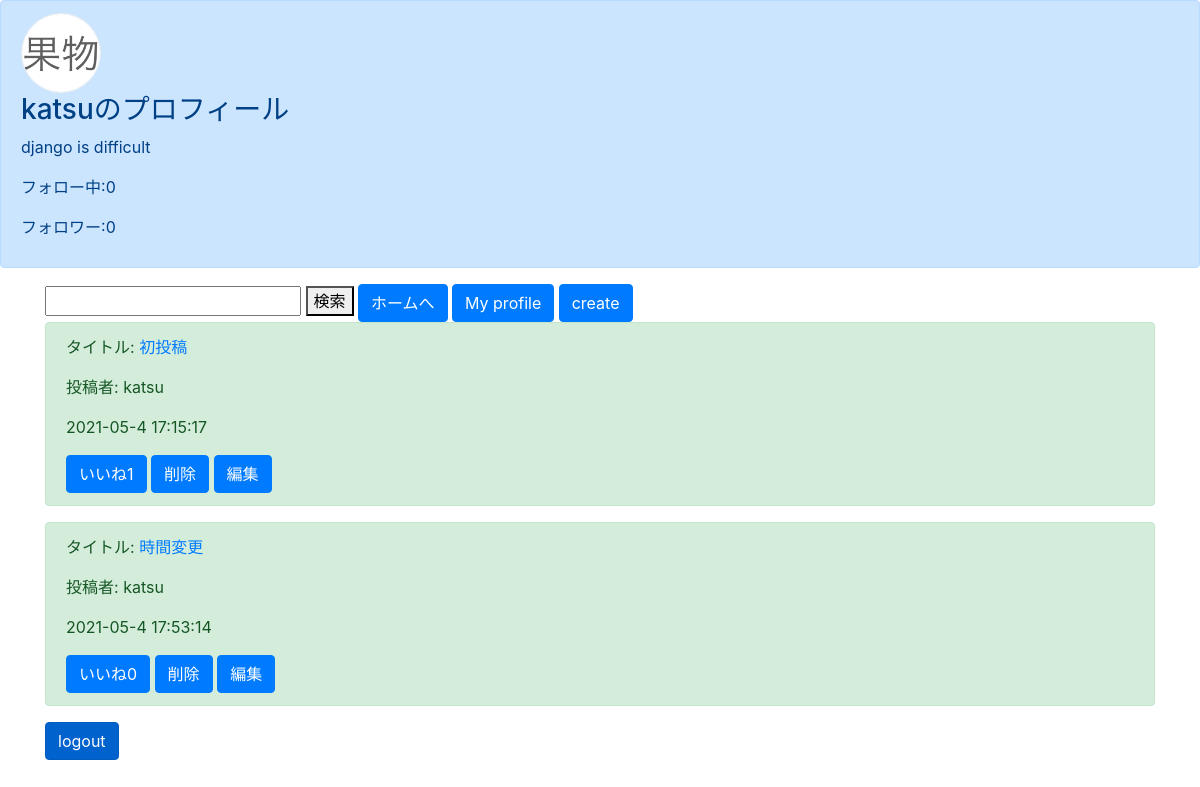
Screenshot of /profile/1 (signed in) with the database file from the repository.
### boardapp/models.py (models this page shows, shortened)
class ProfileModel(models.Model):
    user_id = models.IntegerField(null=True, blank=True, default=0)
    author = models.CharField(max_length=50)
    one_thing = models.TextField(null=True, blank=True, default='initial')
    header_image = models.ImageField(upload_to='', null=True, blank=True, default=0)
    follow_number = models.IntegerField(null=True, blank=True, default=0)
    follow_text = models.TextField(null=True, blank=True, default='initial')
    befollowed_number = models.IntegerField(null=True, blank=True, default=0)
    befollowed_text = models.TextField(null=True, blank=True, default='initial')

class BoardModel(models.Model):
    user_id = models.IntegerField(null=True, blank=True, default=0)
    title = models.CharField(max_length=100)
    content = models.TextField()
    author = models.CharField(max_length=50)
    sns_image = models.ImageField(upload_to='',null=True, blank=True, default=0)
    good = models.IntegerField(null=True, blank=True, default=0)
    readtext = models.TextField(null=True, blank=True, default='initial')
    pub_date = models.DateTimeField(default=timezone.now)

### boardapp/views.py (the view)
# urls.py: path('profile/<int:user_id>', profilefunc, name='profile'),
def profilefunc(request, user_id):
	object_profile = ProfileModel.objects.get(user_id=user_id)
	user = request.user
	object_board = []
	following = False
	if str(user.id) in object_profile.befollowed_text.split():
		following = True
	for b in BoardModel.objects.all():
		if user_id == b.user_id:
			object_board.append(b)
	return render(request, 'profile.html', {'object_board':object_board, 'object_profile':object_profile, 'following':following})

### templates/profile.html (shortened to what this page needs)
{% extends 'base.html' %}
{% load static %}
{% block customcss %}
<link href="{% static 'image.css' %}" rel="stylesheet">
{% endblock customcss %}
{% block header %}
<div class="alert alert-primary" role="alert">
    <img src="{{object_profile.header_image.url}}" class="user-icon" >
    <h3>{{object_profile.author}}のプロフィール</h3>
    <p>{{object_profile.one_thing}}</p>
    <p>フォロー中:{{object_profile.follow_number}}</p>
    <p>フォロワー:{{object_profile.befollowed_number}}</p>
</div>
{% endblock header %}
{% block content %}
<div class="container">
    <form method="GET" action="{% url 'list' %}">
        <input type="text" name="keyword">
        <button type="submit">検索</button>
        <a href="{% url 'list' %}" class="btn btn-primary " tabindex="-1" role="button" aria-disabled="true">ホームへ</a>
        <a href="{% url 'profile' user.id  %}" class="btn btn-primary"  tabindex="-1" role="button" aria-disabled="true">My profile</a>
        <a href="{% url 'create' %}" class="btn btn-primary " tabindex="-1" role="button" aria-disabled="true">create</a>
    </form>
    {% for item in object_board %}
    <div class="alert alert-success" role="alert">
        <p>タイトル: <a href="{% url 'detail' item.pk %}">{{ item.title }}</a></p>
        <p>投稿者: {{ item.author }}</p>
        <p>{{ item.pub_date|date:"Y-m-j H:i:s" }}</p>
        <a href="{% url 'good' item.pk %}" class="btn btn-primary "  tabindex="-1" role="button" aria-disabled="true">いいね{{item.good}}</a>
        {% if item.author  == user.username %}
           <a href="{% url 'delete' item.pk %}" class="btn btn-primary "  tabindex="-1" role="button" aria-disabled="true">削除</a>
           <a href="{% url 'update' item.pk %}" class="btn btn-primary "  tabindex="-1" role="button" aria-disabled="true">編集</a>
        {% endif %}
    </div>
    {% endfor %}
    <a href="{% url 'logout' %}" class="btn btn-primary active" role="button" aria-pressed="true">logout</a>
</div>
{% endblock content %}

### static/image.css (style rules this page uses)
.user-icon { height: 80px; width: 80px; object-fit: cover; border-radius: 50%; border: 1.5px solid #eee; }

### rows the page displays
ProfileModel: header_image (picture), author "katsu", one_thing "django is difficult", follow_number "0", befollowed_number "0"
BoardModel: title "初投稿", author "katsu", pub_date "2021-05-4 17:15:17", good "1", shows "削除"
BoardModel: title "時間変更", author "katsu", pub_date "2021-05-4 17:53:14", good "0", shows "削除"
